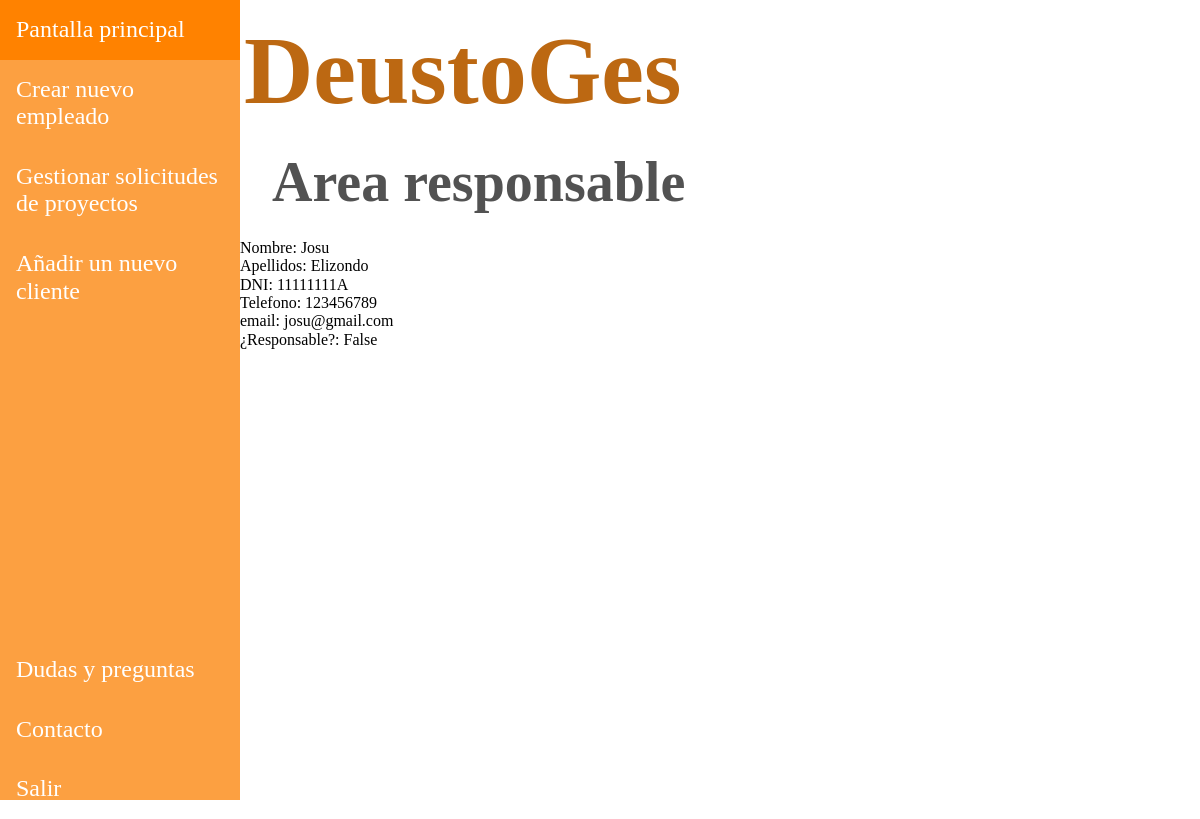
The app's page /appDeustoGes/responsables/1/empleados/1/detalle, older data.
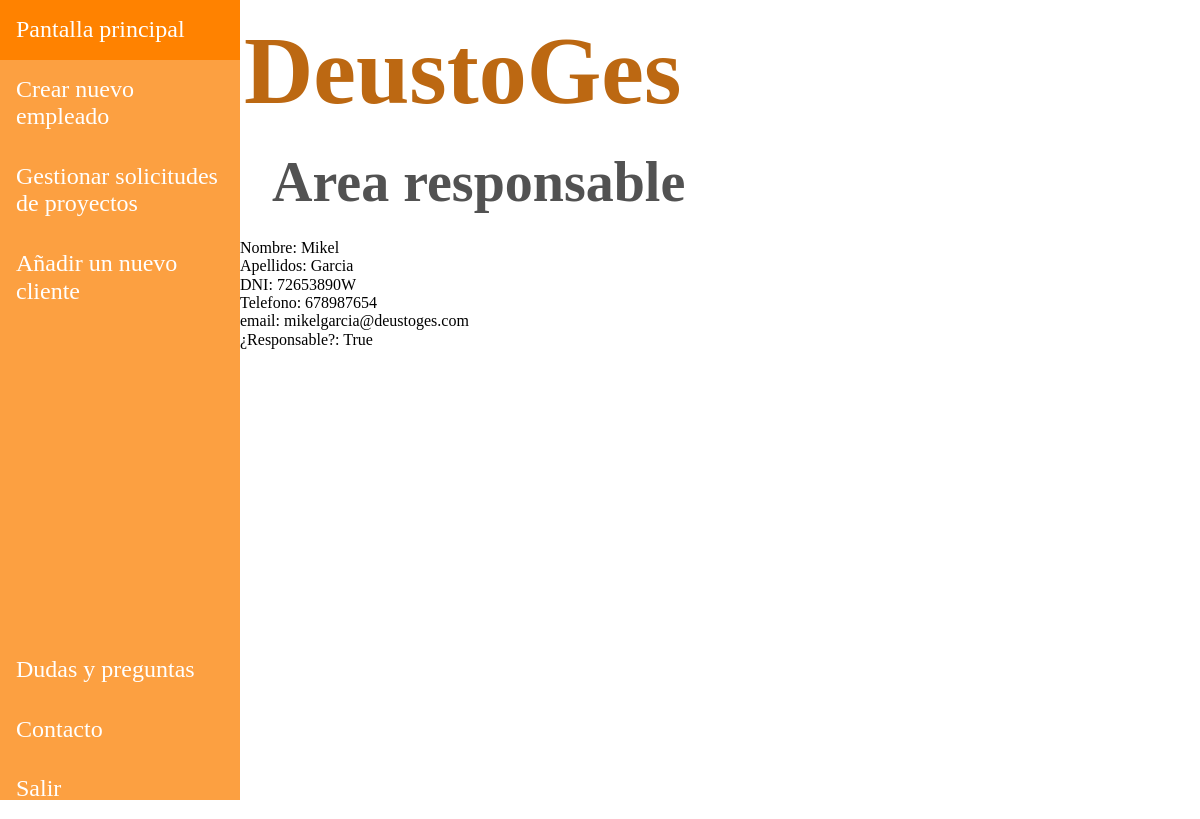
The same page, newer data.
### appDeustoGes/models.py (models this page shows, shortened)
class Empleado(models.Model):
    dni = models.CharField(max_length=9)
    nombre = models.CharField(max_length=15)
    apellidos = models.CharField(max_length=40, default="")
    email = models.EmailField()
    telefono = models.PositiveIntegerField()
    responsable = models.BooleanField(default=False)
    created = models.DateTimeField(auto_now_add=True)
    updated = models.DateTimeField(auto_now=True)
    class Meta:
        verbose_name = "empleado"
        verbose_name_plural = "empleados"

### appDeustoGes/views.py (the view)
# urls.py: path("/responsables/<int:id_empleado_responsable>/empleados/<int:id_empleado>/detalle", views.show_empleado, name='empleado_detail'),
def show_empleado(request, id_empleado_responsable, id_empleado):
    responsable = get_object_or_404(Empleado,id=id_empleado_responsable)
    empleado = get_object_or_404(Empleado, id=id_empleado)
    return render(request, "appDeustoGes/empleado_detail.html", {'responsable': responsable,
                                                                 "empleado": empleado})

### templates/appDeustoGes/empleado_detail.html
{% extends "base.html" %}
{% block css %}
    <link rel="stylesheet" href="/../static/css/normalize.css">
    <link rel="stylesheet" href="/../static/css/style.css">
{% endblock %}
{% block nav_header %}
    <nav class="barra-lateral">
        <ul class="listado-barra-lateral">
            <div>
                <li><a href="{% url 'pantalla_responsable' responsable.id %}">Pantalla principal</a></li>
                <li><a href="{% url 'empleado_create' empleado.id %}">Crear nuevo empleado</a></li>
                <li><a href="{% url 'proyecto_create' empleado.id %}">Gestionar solicitudes de proyectos</a></li>
                <li><a href="{% url 'cliente_create' empleado.id %}">Añadir un nuevo cliente</a></li>
            </div>
            <div>
                <li><a href="">Dudas y preguntas</a></li>
                <li><a href="">Contacto</a></li>
                <li><a href="{% url 'login' %}">Salir</a></li>
            </div>
        </ul>
    </nav>
{% endblock %}
{% block main_contenido %}
    <h2>Area responsable</h2>
    {% if  empleado %}
        <ul>
            <li><h>Nombre: </h>{{ empleado.nombre }}</li>
            <li><h>Apellidos: </h>{{ empleado.apellidos }}</li>
            <li><h>DNI: </h>{{ empleado.dni }}</li>
            <li><h>Telefono: </h>{{ empleado.telefono }}</li>
            <li><h>email: </h>{{ empleado.email}}</li>
            <li><h>¿Responsable?: </h>{{ empleado.responsable }}</li>
        </ul>
    {% endif %}
{% endblock %}

### templates/base.html (shortened to what this page needs)
<!doctype html>
<html lang=es>
<head>
    {% block css %}{% endblock %}
</head>
<body class="flex">
    <div>
        {% block nav_header %}{% endblock %}
    </div>
    <div class="flex2">
        <header>
            <h1>DeustoGes</h1>
        </header>
        <main>
            {% block main_contenido %}{% endblock %}
        </main>
    </div>
</body>
</html>

### static/css/style.css (style rules this page uses)
html { box-sizing: border-box; }
*, *:before, *:after { box-sizing: inherit; }
a { text-decoration: none; color: black; }
ul { list-style: none; margin: 0; padding: 0; }
.flex { display: flex; }
.flex2 { display: flex; flex-direction: column; }
h1 { text-align: center; font-size: 6rem; margin-top: 1rem; margin-bottom: 0rem; color: #bc6812; }
h2 { margin-block:0; padding-block: 1.5rem; margin-left: 2rem; font-size: 3.5rem; width: 100%; color: rgba(0, 0, 0, 0.678); }
.barra-lateral { max-width: 15rem; background-color: rgba(252, 140, 24, 0.82); height: 100vh; }
.listado-barra-lateral { display: grid; grid-template-rows: 80vh 20vh; }
.listado-barra-lateral a { font-size: 1.5rem; color: white; display: block; padding: 1rem; }

Row changes from the older to the newer data that the page shows:
changed Empleado: nombre "Josu" → "Mikel"; apellidos "Elizondo" → "Garcia"; dni "11111111A" → "72653890W"; telefono "123456789" → "678987654"; email "josu@gmail.com" → "mikelgarcia@deustoges.com"; responsable "False" → "True"
